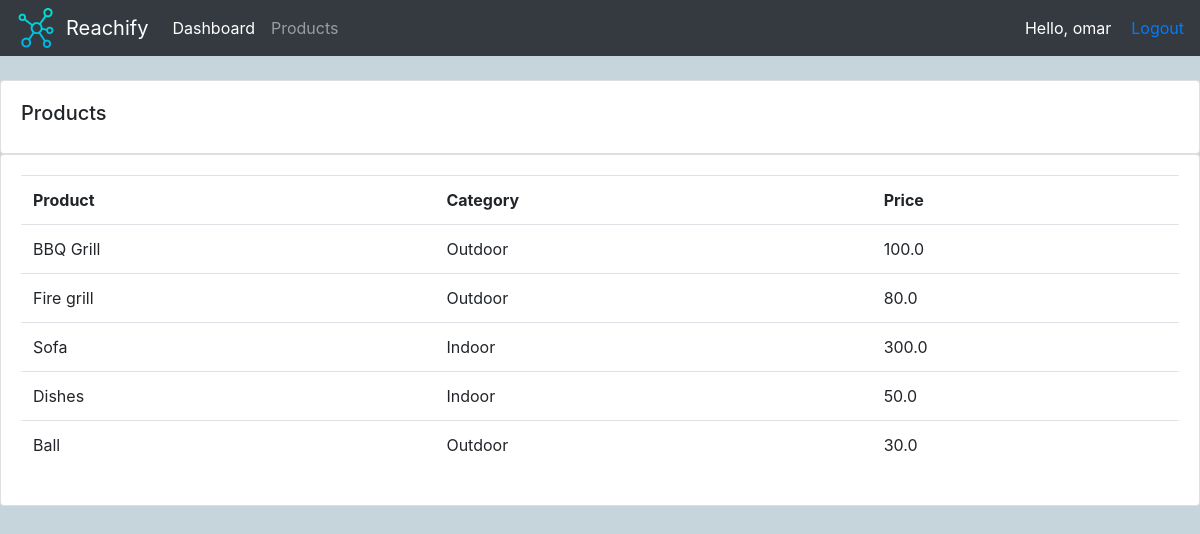
Screenshot of /products/ (signed in) with the database file from the repository.
### accounts/models.py (models this page shows, shortened)
class Product(models.Model):
    CATEGORY = (
        ('Indoor', 'Indoor'),
        ('Outdoor', 'Outdoor'),
    )
    name = models.CharField(max_length=200, null=True)
    price = models.FloatField(null=True)
    category = models.CharField(max_length=200, null=True, choices = CATEGORY)
    description = models.CharField(max_length=200, null=True)
    data_created = models.DateTimeField(auto_now_add=True, null=True)
    tags = models.ManyToManyField(Tag)

### accounts/decorators.py (the view)
        def wrapper_func(request, *args, **kwargs):
            group = None
            if request.user.groups.exists():
                group = request.user.groups.all()[0].name
            if group in allowed_roles:
                return view_func(request, *args, **kwargs)
            else:
                return HttpResponse('You are not authorized to view this page')

### accounts/views.py (called while the page is built)
@login_required(login_url='login')
@allowed_users(allowed_roles=['admin'])
def products(request):
    products = Product.objects.all()
    return render(request,'products.html', {'products':products})

### accounts/templates/products.html
{%  extends 'main.html' %}
{% block content %}
{% include "navbar.html" %}
		<br>
		<div class="row">
			<div class="col-md">
				<div class="card card-body">
					<h5>Products</h5>
				</div>
				<div class="card card-body">
					<table class="table">
						<tr>
							<th>Product</th>
							<th>Category</th>
							<th>Price</th>
						</tr>
						{% for product in products%}
							<tr>
								<td>{{product.name}}</td>
								<td>{{product.category}}</td>
								<td>{{product.price}}</td>
							</tr>
						{%endfor%}
					</table>
				</div>
			</div>
		</div>
{% endblock content %}

### accounts/templates/navbar.html (shortened to what this page needs)
{% load static %}
<nav class="navbar navbar-expand-lg navbar-dark bg-dark">
    <img style="padding-right: 10px;" src="{% static 'imgs/network.png' %}" width="30" height="30" class="d-inline-block align-top" alt="">
    <a class="navbar-brand" href="{% url 'home' %}">Reachify</a>
    <div class="collapse navbar-collapse ml-auto " id="navbarNav">
      <ul class="navbar-nav dropdown-menu-right">
        {% if request.user.is_staff %}
          <li class="nav-item active">
            <a class="nav-link" href="{% url 'home' %}">Dashboard</a>
          </li>
          <li class="nav-item">
            <a class="nav-link" href="{% url 'products' %}">Products</a>
          </li>
        {% else %}
        <li class="nav-item">
          <a class="nav-link" href="{% url 'account_settings' %}">Settings</a>
        </li>
        {% endif %}
      </ul>
    </div>
    <span style="color: white; margin-right: 10px;">Hello, {{request.user}}</span>
    <span style="margin-left: 10px;"><a href="{% url 'logout' %}">Logout</a></span>
  </nav>

### static/css/main.css (style rules this page uses)
body { background-color:rgb(198, 212, 219) ; }
img { height: 40px; width: auto; }

### rows the page displays
Product: name "BBQ Grill", category "Outdoor", price "100.0"
Product: name "Fire grill", category "Outdoor", price "80.0"
Product: name "Sofa", category "Indoor", price "300.0"
Product: name "Dishes", category "Indoor", price "50.0"
Product: name "Ball", category "Outdoor", price "30.0"

### other values shown
{{ request.user }} "omar"
